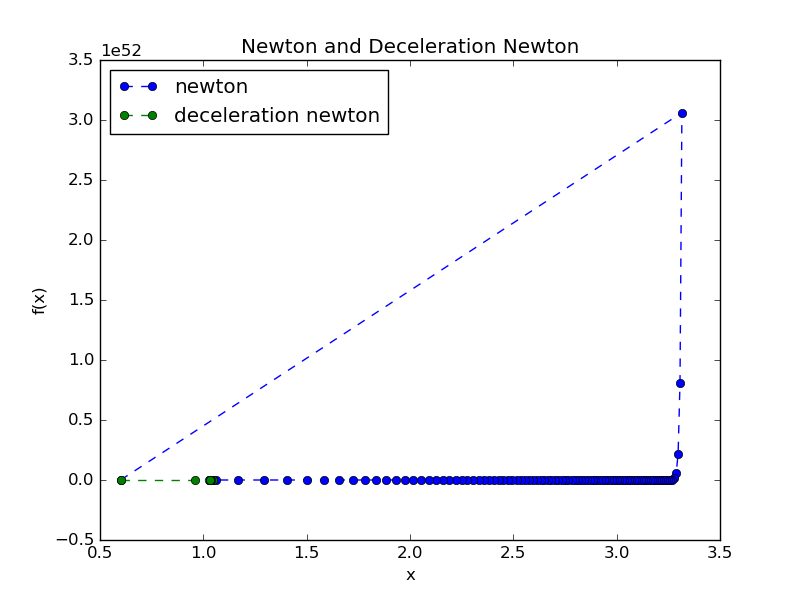

Python code for this plot:
#! /usr/bin/env python
# -*- coding: utf-8 -*-

import numpy as np
import matplotlib.pyplot as plt
import math

def f(x):
    return np.exp(x**4) - np.pi

def df(x):
    return 3 * (x**3) * np.exp(x**4)

newton_xy = []

def newton(x0):
    x = x0
    print "newton method"
    cnt = 1
    while True:
        newton_xy.append((x, f(x)))
        nx = x - f(x) / df(x)
        if math.isinf(nx) or math.isnan(nx):
            return x
        print cnt, ":", x, "f(x)=", f(x)
        if np.abs(f(nx)) < 0.00001 or np.abs(nx - x) < 0.00001:
            newton_xy.append((nx, f(nx)))
            return nx
        x = nx
        cnt += 1

dec_newton_xy = []

def dec_newton(x0, b, g):
    x = x0
    print "deceleration newton method"
    cnt = 1
    while True:
        dec_newton_xy.append((x, f(x)))
        j = 0
        while np.abs(f(x - g**(-j) * f(x) / df(x))) > (1 - b * g**(-j)) * np.abs(f(x)):
            j += 1
        nx = x - g**(-j) * f(x) / df(x)
        if math.isnan(nx) or math.isinf(nx):
            return x
        print cnt, ":", x, "f(x)=", f(x)
        if np.abs(f(nx)) < 0.00001 or np.abs(nx - x) < 0.00001:
            dec_newton_xy.append((nx, f(nx)))
            return nx
        x = nx
        cnt += 1

nt_ret = newton(0.6)
dnt_ret = dec_newton(0.6, 0.5, 1.5)

print "newton:", nt_ret, "f(x) =", f(nt_ret)
print "deceleration newton:", dnt_ret, "f(x) =", f(dnt_ret)

plt.plot(np.array([x for (x,y) in newton_xy]), np.array([y for (x,y) in newton_xy]), label='newton', marker='o', linestyle='dashed')
plt.plot(np.array([x for (x, y) in dec_newton_xy]), np.array([y for (x,y) in dec_newton_xy]), label='deceleration newton', marker='o', linestyle='dashed')

plt.title('Newton and Deceleration Newton')
plt.xlabel('x')
plt.ylabel('f(x)')
plt.legend(loc='upper left')

plt.savefig('kadai3.png')
